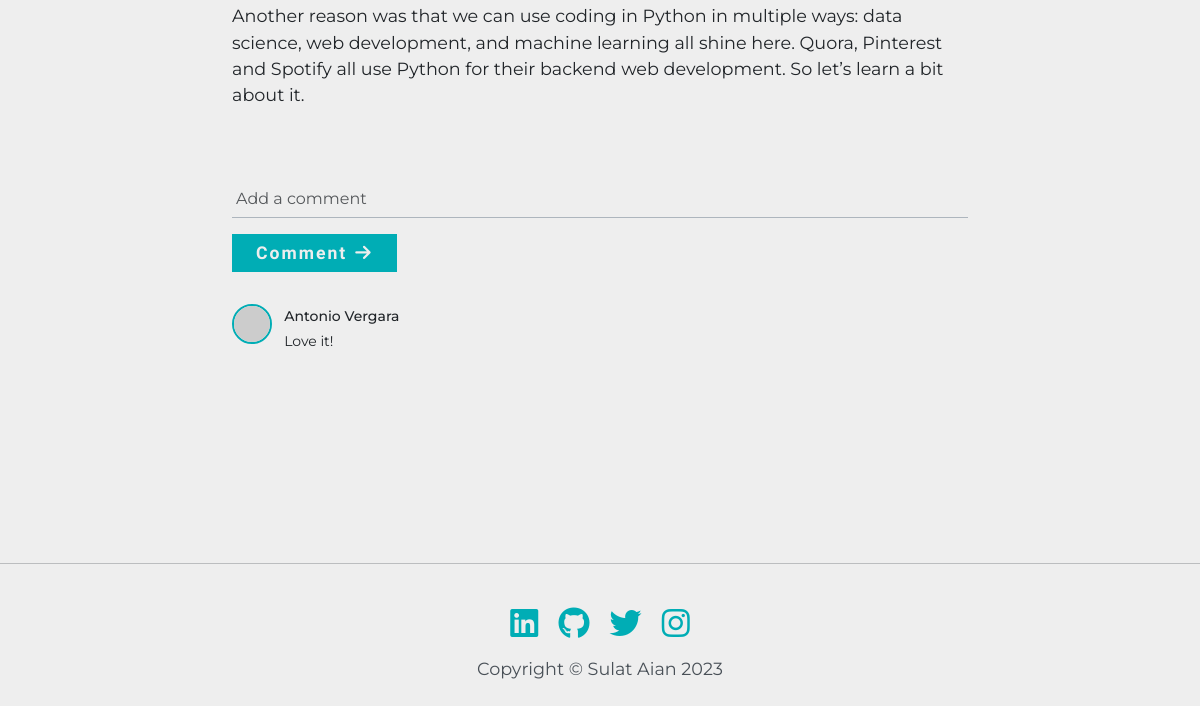
Page /view-post/6 (lower part) on the earlier database version.
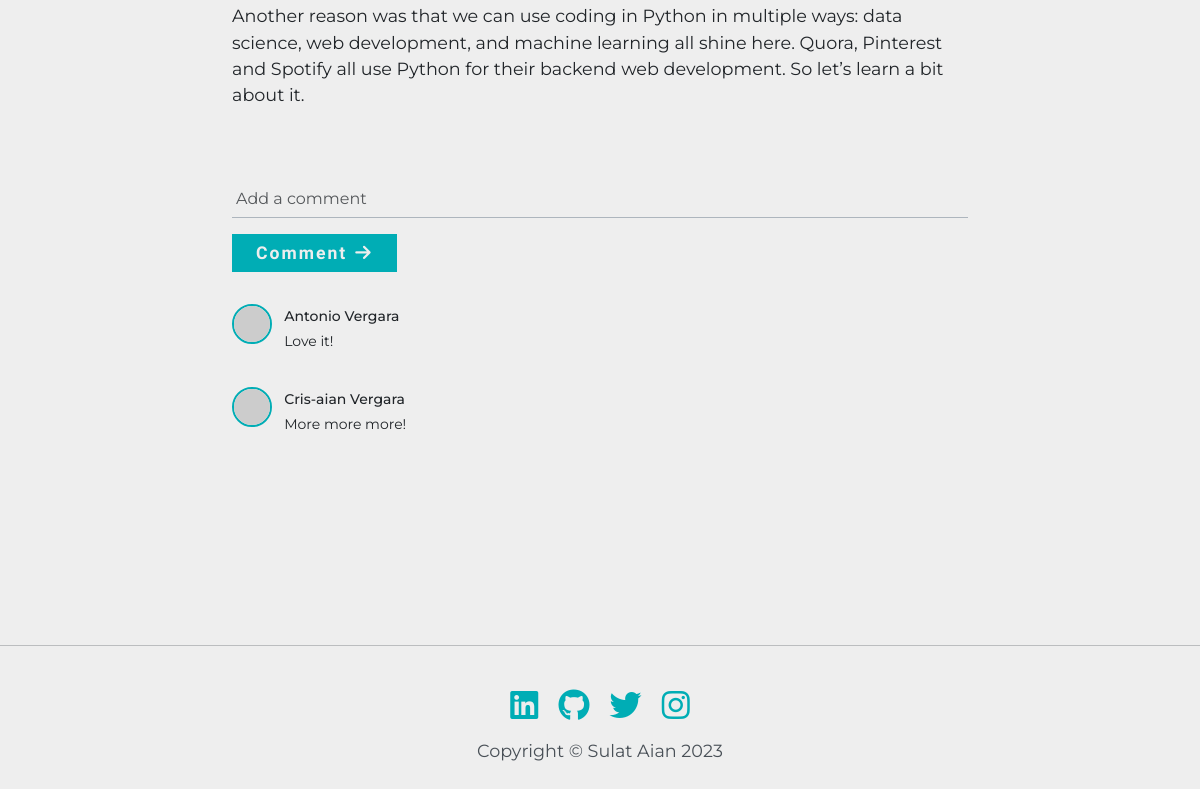
Same page on the later database version.
### main.py (models this page shows)
class BlogPost(db.Model):
    __tablename__ = "blog_posts"
    id = db.Column(db.Integer, primary_key=True)
    author_id = db.Column(db.Integer, db.ForeignKey("users.id"))
    author = relationship("User", back_populates="posts")
    title = db.Column(db.String(250), unique=True, nullable=False)
    subtitle = db.Column(db.String(250), nullable=False)
    img_url = db.Column(db.String(250), nullable=False)
    body = db.Column(db.Text, nullable=False)
    date = db.Column(db.String(250), nullable=False)
    comments = relationship("Comment", back_populates="parent_post")

class Comment(db.Model):
    __tablename__ = "comments"
    id = db.Column(db.Integer, primary_key=True)
    author_id = db.Column(db.Integer, db.ForeignKey("users.id"))
    comment_author = relationship("User", back_populates="comments")
    post_id = db.Column(db.Integer, db.ForeignKey("blog_posts.id"))
    parent_post = relationship("BlogPost", back_populates="comments")
    text = db.Column(db.Text, nullable=False)

class User(UserMixin, db.Model):
    __tablename__ = "users"
    id = db.Column(db.Integer, primary_key=True)
    name = db.Column(db.String(100), nullable=False)
    email = db.Column(db.String(100), unique=True, nullable=False)
    password = db.Column(db.String(100), nullable=False)
    posts = relationship("BlogPost", back_populates="author")
    comments = relationship("Comment", back_populates="comment_author")

### main.py (the view, shortened to what this page needs)
@app.route("/view-post/<int:post_id>", methods=["GET", "POST"])
def view_post(post_id):
    form = CommentForm()
    requested_post = BlogPost.query.get_or_404(post_id)
    return render_template(
        "view-post.html",
        post=requested_post,
        current_user=current_user,
        form=form,
        title="View Post",
    )

### forms.py
class CommentForm(FlaskForm):
    comment = StringField(
        "Comment",
        validators=[DataRequired()],
        render_kw={"placeholder": "Add a comment"},
    )
    submit = SubmitField("Comment")

### templates/view-post.html (shortened to what this page needs)
{% extends "base.html" %}
{% block content %}
    <section id="view-post-section">
        <div class="row justify-content-evenly">
            <div class="col-lg-8">
                <div class="card bg-transparent post-item border-0 mb-5">
                    <div class="card-body px-0">
                        <p class="card-text my-4 text-dark-emphasis">{{ post.body | safe }}</p>
                        <form class="mt-5 pt-4" method="POST" action="{{ url_for('view_post', post_id=post.id) }}" novalidate>
                            {{ form.comment(class="form-control bg-transparent rounded-0 border-bottom shadow-none border-dark-subtle pb-15 px-1") }}
                            <button type="submit" class="btn px-4 py-2 rounded-0 my-3">Comment<i class="fa-solid fa-arrow-right ms-2"></i></button>
                        </form>
                        <div class="comment">
                            {% for comment in post.comments %}
                                <ul class="commentList mt-3">
                                    <li>
                                        <div class="commenter-image d-inline-block align-top">
                                            <img class="me-2 border border-2" src="{{ comment.comment_author.email | gravatar }}"/>
                                        </div>
                                        <div class="d-inline-block">
                                            <span class="sub-text">{{ comment.comment_author.name}}</span>
                                            <p class="comment-text">{{ comment.text | safe}}</p>
                                        </div>
                                    </li>
                                </ul>
                            {% endfor %}
                        </div>
                    </div>
                </div>
            </div>
        </div>
    </section>
{% endblock %}

### templates/base.html (shortened to what this page needs)
<!DOCTYPE html>
<html lang="en">
<head>
    <link rel="stylesheet" href="https://cdn.jsdelivr.net/npm/bootstrap@5.3.0-alpha1/dist/css/bootstrap.min.css">
    <link rel="stylesheet" href="{{ url_for('static', filename = 'css/styles.css') }}">
</head>
<body>
    <div class="container pt-4 mt-5">
    {% block content %} {% endblock %}
    </div>
    <footer id="footer" class="text-center mt-5 pt-5 pb-3">
        <hr id="footer-hr" class="mb-5">
        <ul class="pb-1">
            <li class="d-inline-block"><a href="https://www.linkedin.com/in/crisaianvergara/" target="_blank"><i class="fa-brands fa-linkedin fa-2xl mx-2"></i></a></li>
            <li class="d-inline-block"><a href="https://github.com/crisaianvergara" target="_blank"><i class="fa-brands fa-github fa-2xl mx-2"></i></i></a></li>
            <li class="d-inline-block"><a href="https://twitter.com/The21stKuruno" target="_blank"><i class="fa-brands fa-twitter fa-2xl mx-2"></i></i></a></li>
            <li class="d-inline-block"><a href="https://www.instagram.com/aian.vergara/" target="_blank"><i class="fa-brands fa-instagram fa-2xl mx-2"></i></a></li>
        </ul>
        <p class="text-dark-emphasis">Copyright © Sulat Aian <span id="year">current year</span></p>
    </footer>
</body>
</html>

### static/css/styles.css (style rules this page uses)
body { color: #222831; background-color: #EEEEEE; font-family: 'Montserrat', sans-serif; }
p { font-size: 1.1rem; line-height: 1.65rem; }
ul { list-style: none; padding-left: 0; }
a { color: #222831; text-decoration: none; }
img { max-width: 100% !important; max-height: auto !important; }
i { color: #00ADB5; }
.btn { background-color: #00ADB5; border: 0; color: #EEEEEE; font-family: 'Barlow Condensed', sans-serif; font-size: 1.1rem; font-weight: 600; letter-spacing: 2px; line-height: 1.40625rem; }
.btn i { color: #EEEEEE; }
#make-post-section input, #contact-section input, #view-post-section input { border: 0; }
.comment img { border-color: #00ADB5 !important; border-radius: 100%; width: 40px; }
.sub-text { font-size: 0.875rem; font-weight: 500; }
.comment-text { font-size: 0.875rem; }

Differences in the rows shown:
added Comment: comment_author.name "Cris-aian Vergara", text "More more more!"
